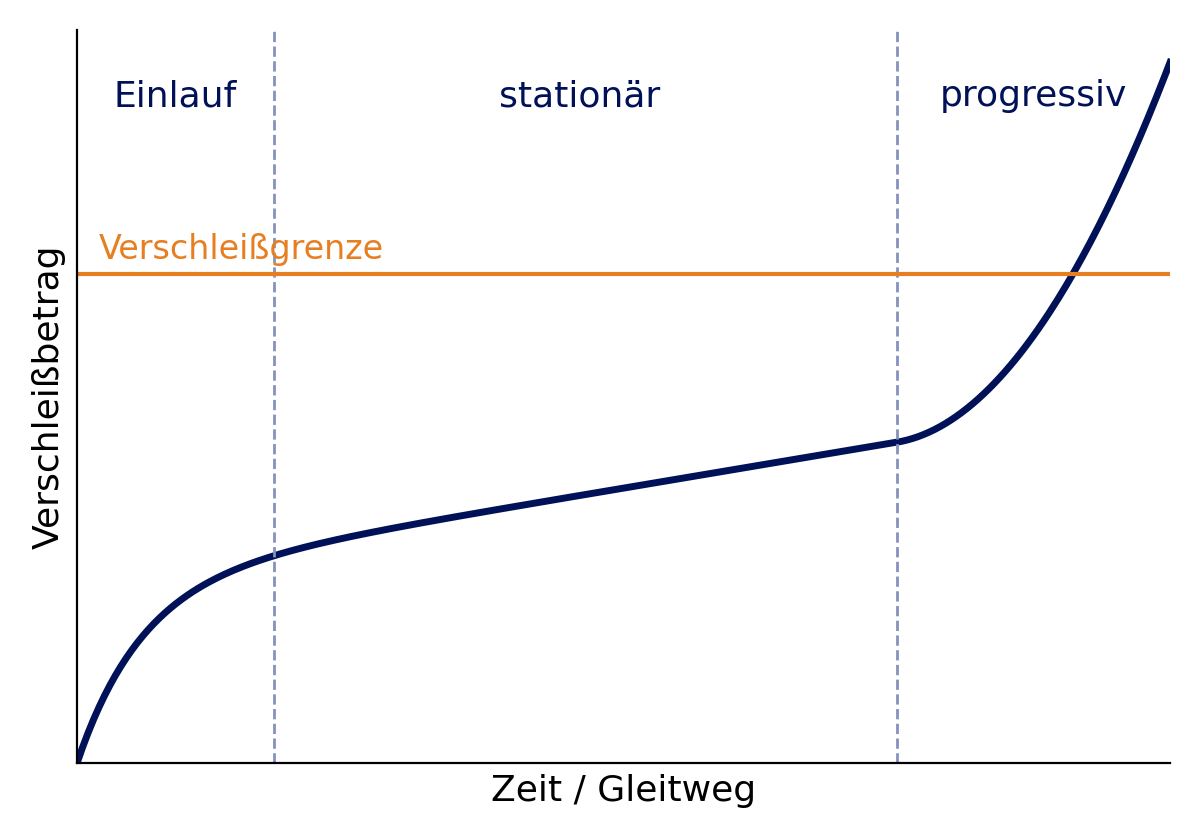

Generate this figure with Python:
# Erzeugt verschleiss_verlauf.png fuer MTI 08
import numpy as np, matplotlib
matplotlib.use("Agg")
import matplotlib.pyplot as plt
blue, acc = "#001158", "#8592bc"
t = np.linspace(0, 10, 400)
w = 1.2*(1-np.exp(-t/0.6)) + 0.12*t + np.where(t > 7.5, 0.35*(t-7.5)**2, 0)
fig, ax = plt.subplots(figsize=(6, 4.2))
ax.plot(t, w, color=blue, lw=2.5)
for x in (1.8, 7.5): ax.axvline(x, color=acc, ls="--", lw=1)
for x, s in [(0.9, "Einlauf"), (4.6, "stationär"), (8.75, "progressiv")]:
    ax.text(x, 4.3, s, ha="center", color=blue, fontsize=13)
ax.axhline(3.2, color="#e67e22", lw=1.5); ax.text(0.2, 3.3, "Verschleißgrenze", color="#e67e22", fontsize=12)
ax.set_xlim(0, 10); ax.set_ylim(0, 4.8); ax.set_xticks([]); ax.set_yticks([])
ax.set_xlabel("Zeit / Gleitweg", fontsize=13); ax.set_ylabel("Verschleißbetrag", fontsize=13)
for s in ("top", "right"): ax.spines[s].set_visible(False)
fig.tight_layout(); fig.savefig("verschleiss_verlauf.png", dpi=200)
